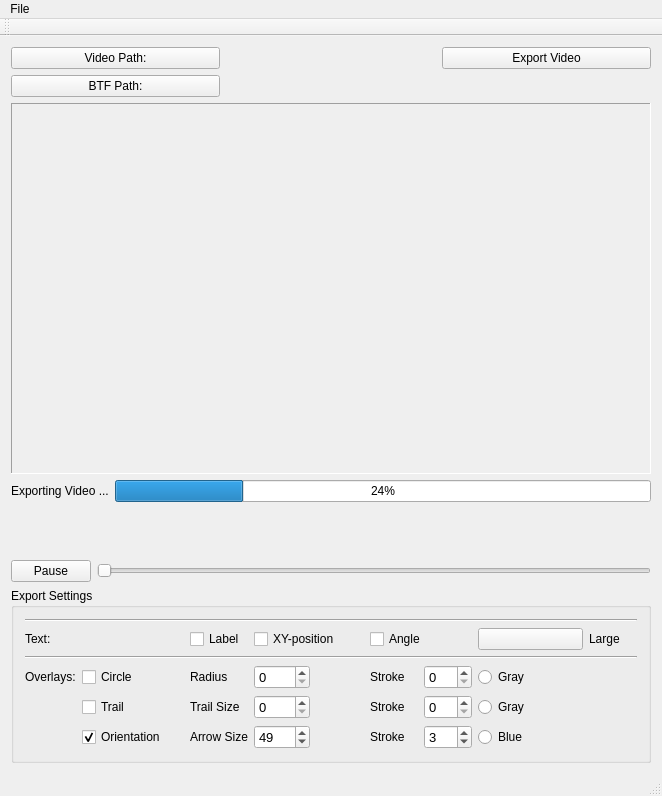
<?xml version="1.0" encoding="UTF-8"?>
<ui version="4.0">
 <class>GenVid</class>
 <widget class="QMainWindow" name="GenVid">
  <property name="geometry">
   <rect>
    <x>0</x>
    <y>0</y>
    <width>658</width>
    <height>796</height>
   </rect>
  </property>
  <property name="windowTitle">
   <string>GenVid</string>
  </property>
  <property name="windowIcon">
   <iconset>
    <normaloff>:/new/files/res/GenVid.png</normaloff>:/new/files/res/GenVid.png</iconset>
  </property>
  <widget class="QWidget" name="centralWidget">
   <layout class="QVBoxLayout" name="verticalLayout">
    <item>
     <layout class="QGridLayout" name="PathGridlayout">
      <item row="0" column="1">
       <widget class="QLabel" name="pathlabel">
        <property name="text">
         <string/>
        </property>
       </widget>
      </item>
      <item row="2" column="0">
       <widget class="QPushButton" name="videopathpushButton_2">
        <property name="text">
         <string>BTF Path:</string>
        </property>
       </widget>
      </item>
      <item row="0" column="0" rowspan="2">
       <widget class="QPushButton" name="videopathpushButton">
        <property name="text">
         <string>Video Path:</string>
        </property>
       </widget>
      </item>
      <item row="2" column="1">
       <widget class="QLabel" name="btflabel">
        <property name="text">
         <string/>
        </property>
       </widget>
      </item>
      <item row="0" column="2" rowspan="2">
       <widget class="QPushButton" name="exportButton">
        <property name="text">
         <string>Export Video</string>
        </property>
       </widget>
      </item>
     </layout>
    </item>
    <item>
     <widget class="QLabel" name="imagelabel">
      <property name="sizePolicy">
       <sizepolicy hsizetype="Preferred" vsizetype="Preferred">
        <horstretch>0</horstretch>
        <verstretch>0</verstretch>
       </sizepolicy>
      </property>
      <property name="minimumSize">
       <size>
        <width>640</width>
        <height>371</height>
       </size>
      </property>
      <property name="frameShape">
       <enum>QFrame::Panel</enum>
      </property>
      <property name="frameShadow">
       <enum>QFrame::Sunken</enum>
      </property>
      <property name="text">
       <string/>
      </property>
      <property name="scaledContents">
       <bool>true</bool>
      </property>
     </widget>
    </item>
    <item>
     <layout class="QHBoxLayout" name="horizontalLayout_2">
      <item>
       <widget class="QLabel" name="exportinglabel">
        <property name="text">
         <string>Exporting Video ...</string>
        </property>
       </widget>
      </item>
      <item>
       <widget class="QProgressBar" name="progressBar">
        <property name="value">
         <number>24</number>
        </property>
       </widget>
      </item>
     </layout>
    </item>
    <item>
     <widget class="QLabel" name="messagelabel">
      <property name="text">
       <string/>
      </property>
     </widget>
    </item>
    <item>
     <layout class="QHBoxLayout" name="horizontalLayout">
      <item>
       <widget class="QPushButton" name="playButton">
        <property name="text">
         <string>Pause</string>
        </property>
       </widget>
      </item>
      <item>
       <widget class="QSlider" name="horizontalSlider">
        <property name="orientation">
         <enum>Qt::Horizontal</enum>
        </property>
       </widget>
      </item>
     </layout>
    </item>
    <item>
     <widget class="QGroupBox" name="groupBox">
      <property name="title">
       <string>Export Settings</string>
      </property>
      <layout class="QGridLayout" name="gridLayout">
       <item row="1" column="4" colspan="2">
        <widget class="QCheckBox" name="checkID_2">
         <property name="text">
          <string>XY-position</string>
         </property>
        </widget>
       </item>
       <item row="5" column="1" colspan="2">
        <widget class="QCheckBox" name="checkArrow">
         <property name="text">
          <string>Orientation</string>
         </property>
         <property name="checked">
          <bool>true</bool>
         </property>
        </widget>
       </item>
       <item row="5" column="7">
        <widget class="QSpinBox" name="spinBox_9">
         <property name="font">
          <font>
           <pointsize>10</pointsize>
          </font>
         </property>
         <property name="value">
          <number>3</number>
         </property>
        </widget>
       </item>
       <item row="3" column="8">
        <widget class="QRadioButton" name="radioButton">
         <property name="text">
          <string>Gray</string>
         </property>
        </widget>
       </item>
       <item row="4" column="6">
        <widget class="QLabel" name="label_8">
         <property name="text">
          <string>Stroke</string>
         </property>
        </widget>
       </item>
       <item row="3" column="1" colspan="2">
        <widget class="QCheckBox" name="checkBox_2">
         <property name="text">
          <string>Circle </string>
         </property>
        </widget>
       </item>
       <item row="4" column="7">
        <widget class="QSpinBox" name="spinBox_8">
         <property name="font">
          <font>
           <pointsize>10</pointsize>
          </font>
         </property>
        </widget>
       </item>
       <item row="5" column="8">
        <widget class="QRadioButton" name="radioButton_3">
         <property name="text">
          <string>Blue</string>
         </property>
        </widget>
       </item>
       <item row="3" column="4">
        <widget class="QSpinBox" name="spinBox_7">
         <property name="font">
          <font>
           <pointsize>10</pointsize>
          </font>
         </property>
        </widget>
       </item>
       <item row="1" column="6" colspan="2">
        <widget class="QCheckBox" name="checkID_3">
         <property name="text">
          <string>Angle</string>
         </property>
        </widget>
       </item>
       <item row="4" column="4">
        <widget class="QSpinBox" name="spinBox_5">
         <property name="font">
          <font>
           <pointsize>10</pointsize>
          </font>
         </property>
        </widget>
       </item>
       <item row="1" column="8" colspan="2">
        <widget class="QPushButton" name="pushButton">
         <property name="autoFillBackground">
          <bool>true</bool>
         </property>
         <property name="text">
          <string/>
         </property>
         <property name="icon">
          <iconset>
           <normaloff>:/new/files/font.png</normaloff>:/new/files/font.png</iconset>
         </property>
         <property name="iconSize">
          <size>
           <width>25</width>
           <height>20</height>
          </size>
         </property>
        </widget>
       </item>
       <item row="5" column="4">
        <widget class="QSpinBox" name="spinBox_4">
         <property name="font">
          <font>
           <pointsize>10</pointsize>
          </font>
         </property>
         <property name="maximum">
          <number>1000</number>
         </property>
         <property name="singleStep">
          <number>5</number>
         </property>
         <property name="value">
          <number>49</number>
         </property>
        </widget>
       </item>
       <item row="5" column="6">
        <widget class="QLabel" name="label_9">
         <property name="text">
          <string>Stroke</string>
         </property>
        </widget>
       </item>
       <item row="4" column="8">
        <widget class="QRadioButton" name="radioButton_2">
         <property name="text">
          <string>Gray</string>
         </property>
        </widget>
       </item>
       <item row="3" column="0">
        <widget class="QLabel" name="label_11">
         <property name="text">
          <string>Overlays:</string>
         </property>
        </widget>
       </item>
       <item row="4" column="3">
        <widget class="QLabel" name="label_5">
         <property name="text">
          <string>Trail Size</string>
         </property>
        </widget>
       </item>
       <item row="3" column="6">
        <widget class="QLabel" name="label_6">
         <property name="text">
          <string>Stroke</string>
         </property>
        </widget>
       </item>
       <item row="1" column="10">
        <widget class="QLabel" name="label_3">
         <property name="text">
          <string>Large</string>
         </property>
        </widget>
       </item>
       <item row="3" column="3">
        <widget class="QLabel" name="label_7">
         <property name="text">
          <string>Radius</string>
         </property>
        </widget>
       </item>
       <item row="3" column="7">
        <widget class="QSpinBox" name="spinBox_6">
         <property name="font">
          <font>
           <pointsize>10</pointsize>
          </font>
         </property>
        </widget>
       </item>
       <item row="5" column="3">
        <widget class="QLabel" name="label_4">
         <property name="text">
          <string>Arrow Size</string>
         </property>
        </widget>
       </item>
       <item row="4" column="1" colspan="2">
        <widget class="QCheckBox" name="checkTrail">
         <property name="text">
          <string>Trail</string>
         </property>
        </widget>
       </item>
       <item row="1" column="3">
        <widget class="QCheckBox" name="checkID">
         <property name="text">
          <string>Label </string>
         </property>
        </widget>
       </item>
       <item row="2" column="0" colspan="11">
        <widget class="Line" name="line_2">
         <property name="orientation">
          <enum>Qt::Horizontal</enum>
         </property>
        </widget>
       </item>
       <item row="0" column="0" colspan="11">
        <widget class="Line" name="line">
         <property name="orientation">
          <enum>Qt::Horizontal</enum>
         </property>
        </widget>
       </item>
       <item row="1" column="0">
        <widget class="QLabel" name="label_10">
         <property name="text">
          <string>Text:</string>
         </property>
        </widget>
       </item>
      </layout>
     </widget>
    </item>
   </layout>
  </widget>
  <widget class="QMenuBar" name="menuBar">
   <property name="geometry">
    <rect>
     <x>0</x>
     <y>0</y>
     <width>658</width>
     <height>25</height>
    </rect>
   </property>
   <widget class="QMenu" name="menuFile">
    <property name="title">
     <string>File</string>
    </property>
    <addaction name="actionLoad_Video"/>
    <addaction name="actionLoad_BTF"/>
   </widget>
   <addaction name="menuFile"/>
  </widget>
  <widget class="QToolBar" name="mainToolBar">
   <attribute name="toolBarArea">
    <enum>TopToolBarArea</enum>
   </attribute>
   <attribute name="toolBarBreak">
    <bool>false</bool>
   </attribute>
  </widget>
  <widget class="QStatusBar" name="statusBar"/>
  <action name="actionLoad_Video">
   <property name="text">
    <string>Load Video</string>
   </property>
  </action>
  <action name="actionLoad_BTF">
   <property name="text">
    <string>Load BTF</string>
   </property>
  </action>
 </widget>
 <layoutdefault spacing="6" margin="11"/>
 <resources/>
 <connections/>
</ui>
